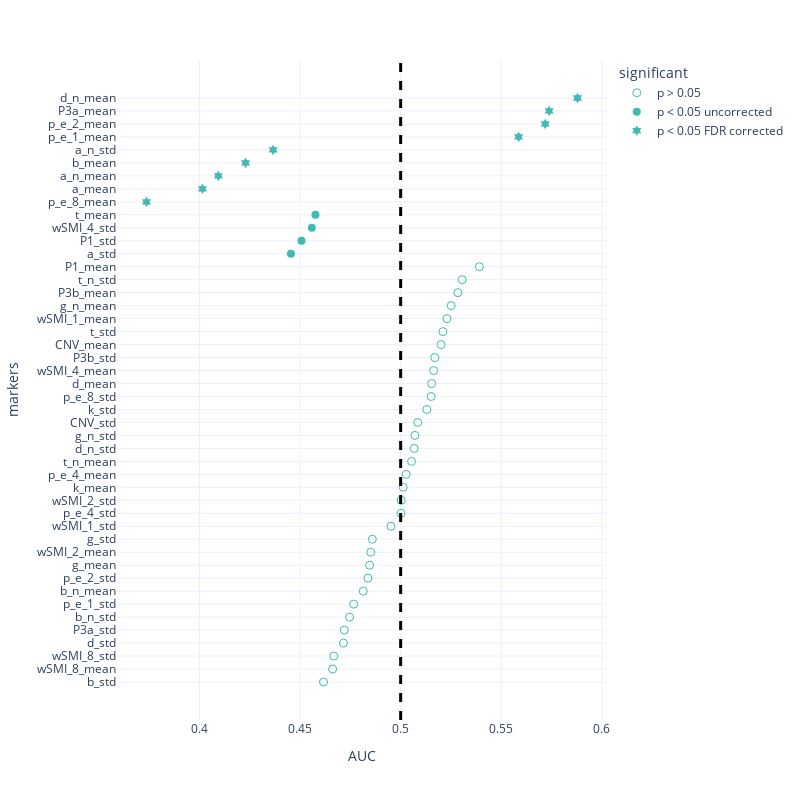

Write notebook code for a chart like this one.
### Code cell
segment_mw_roc = pd.read_csv('Data/univariate_roc_mw_segment.csv')
fig = px.scatter(segment_mw_roc.sort_values(by = 'AUC'),x = 'AUC', y = 'markers', template = "plotly_white", symbol = 'significant', 
                 symbol_sequence = ['circle-open','circle','hexagram' ],
#                  color = 'significant',
                 color_discrete_sequence = [lblue, green,orange, pink], 
                 
                 category_orders = {'significant': ['p > 0.05','p < 0.05 uncorrected', 'p < 0.05 FDR corrected']})
fig.add_vline(x=0.5, line_width=3, line_dash="dash", line_color="black")

fig.update_traces(marker=dict(size = 8))
fig.update_layout(
    autosize=False,
    width=800,
    height=800,
    yaxis = {
            'showticklabels': True,
            'tickmode': 'linear',
        }
    
)
fig.show()
pio.write_json(fig, 'Figs/univariate_roc_mw_segment.plotly')
# fig.write_image('Figs/univariate_roc_mw_segment.png')

### Figure 1 — Plotly figure (JSON) as saved in the notebook; plotly's stock layout.template omitted (floating-point values rounded to 4 significant figures)
{"data": [{"hovertemplate": "significant=p > 0.05<br>AUC=%{x}<br>markers=%{y}<extra></extra>", "legendgroup": "p > 0.05", "marker": {"color": "#42B9B2", "size": 8, "symbol": "circle-open"}, "mode": "markers", "name": "p > 0.05", "orientation": "h", "showlegend": true, "type": "scatter", "x": [0.4617, 0.4662, 0.4668, 0.4716, 0.472, 0.4746, 0.4767, 0.4814, 0.4837, 0.4845, 0.4851, 0.4859, 0.4952, 0.5002, 0.5003, 0.5013, 0.5027, 0.5054, 0.5067, 0.5071, 0.5085, 0.513, 0.5151, 0.5155, 0.5164, 0.517, 0.5201, 0.521, 0.523, 0.5251, 0.5284, 0.5306, 0.5391], "xaxis": "x", "y": ["b_std", "wSMI_8_mean", "wSMI_8_std", "d_std", "P3a_std", "b_n_std", "p_e_1_std", "b_n_mean", "p_e_2_std", "g_mean", "wSMI_2_mean", "g_std", "wSMI_1_std", "p_e_4_std", "wSMI_2_std", "k_mean", "p_e_4_mean", "t_n_mean", "d_n_std", "g_n_std", "CNV_std", "k_std", "p_e_8_std", "d_mean", "wSMI_4_mean", "P3b_std", "CNV_mean", "t_std", "wSMI_1_mean", "g_n_mean", "P3b_mean", "t_n_std", "P1_mean"], "yaxis": "y"}, {"hovertemplate": "significant=p < 0.05 uncorrected<br>AUC=%{x}<br>markers=%{y}<extra></extra>", "legendgroup": "p < 0.05 uncorrected", "marker": {"color": "#42B9B2", "size": 8, "symbol": "circle"}, "mode": "markers", "name": "p < 0.05 uncorrected", "orientation": "h", "showlegend": true, "type": "scatter", "x": [0.4455, 0.4507, 0.4559, 0.4577], "xaxis": "x", "y": ["a_std", "P1_std", "wSMI_4_std", "t_mean"], "yaxis": "y"}, {"hovertemplate": "significant=p < 0.05 FDR corrected<br>AUC=%{x}<br>markers=%{y}<extra></extra>", "legendgroup": "p < 0.05 FDR corrected", "marker": {"color": "#42B9B2", "size": 8, "symbol": "hexagram"}, "mode": "markers", "name": "p < 0.05 FDR corrected", "orientation": "h", "showlegend": true, "type": "scatter", "x": [0.3737, 0.4015, 0.4094, 0.4229, 0.4366, 0.5586, 0.5718, 0.5738, 0.5879], "xaxis": "x", "y": ["p_e_8_mean", "a_mean", "a_n_mean", "b_mean", "a_n_std", "p_e_1_mean", "p_e_2_mean", "P3a_mean", "d_n_mean"], "yaxis": "y"}], "layout": {"autosize": false, "height": 800, "legend": {"title": {"text": "significant"}, "tracegroupgap": 0}, "margin": {"t": 60}, "shapes": [{"line": {"color": "black", "dash": "dash", "width": 3}, "type": "line", "x0": 0.5, "x1": 0.5, "xref": "x", "y0": 0, "y1": 1, "yref": "y domain"}], "width": 800, "xaxis": {"anchor": "y", "autorange": true, "domain": [0, 1], "range": [0.3589, 0.6027], "title": {"text": "AUC"}, "type": "linear"}, "yaxis": {"anchor": "x", "autorange": true, "domain": [0, 1], "range": [-2.928, 47.93], "showticklabels": true, "tickmode": "linear", "title": {"text": "markers"}, "type": "category"}}}
